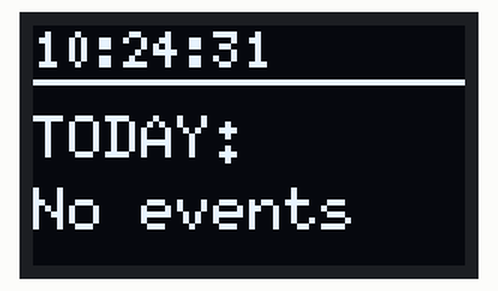
Bench run of a sketch on a simulated ESP32-C3. On the bench: 72×40 one-colour display. WiFi joins after 1.5 s; servers stay silent unless stated; network time is answered at once with the bench clock; the local clock reads 2024-03-15 10:24:30 at power-on unless the sketch sets it; what the sketch prints to the serial monitor is not drawn.

Above: at 1.8 s.

The sketch:

g-cal.ino
```cpp
#include <WiFi.h>
#include <HTTPClient.h>
#include <NetworkClientSecure.h>
#include <NTPClient.h>
#include <WiFiUdp.h>
#include <U8g2lib.h>
#include <Wire.h>

// ================= USER DATA =================
const char* ssid = "Paradise"; // <--- ENTER YOUR WIFI NAME HERE
const char* password = "Arezoo&Farzad7";
const char* ics_url = "https://calendar.google.com/calendar/ical/27a537210e405162f136cb0f7d8d66d0a132005c7eafb3ece5b77de3d48ea3b2%40group.calendar.google.com/public/basic.ics";

// Timezone: 0 for UTC, 3600 for UTC+1, 12600 for Iran (UTC+3:30)
const long UTC_OFFSET_SECONDS = 0;

// ================= HARDWARE =================
// OLED SSD1306 72x40 on ESP32-C3 (SDA=5, SCL=6)
U8G2_SSD1306_72X40_ER_F_HW_I2C u8g2(U8G2_R0, U8X8_PIN_NONE);

WiFiUDP ntpUDP;
NTPClient timeClient(ntpUDP, "pool.ntp.org", UTC_OFFSET_SECONDS);

void setup() {
  Serial.begin(115200);
  Wire.begin(5, 6);
  u8g2.begin();

  u8g2.clearBuffer();
  u8g2.setFont(u8g2_font_6x10_tf);
  u8g2.drawStr(0, 25, "Connecting...");
  u8g2.sendBuffer();

  WiFi.begin(ssid, password);
  while (WiFi.status() != WL_CONNECTED) {
    delay(500);
    Serial.print(".");
  }

  timeClient.begin();
  Serial.println("\nWiFi Connected!");
}

void loop() {
  timeClient.update();

  // 1. Get today's date in YYYYMMDD format
  unsigned long epochTime = timeClient.getEpochTime();
  struct tm *ptm = gmtime((time_t *)&epochTime);
  char todayBuf[10];
  sprintf(todayBuf, "%04d%02d%02d", ptm->tm_year + 1900, ptm->tm_mon + 1, ptm->tm_mday);
  String todayDate = String(todayBuf);

  // 2. Prepare HTTPS Request
  NetworkClientSecure *client = new NetworkClientSecure;
  client->setInsecure();

  HTTPClient https;
  String eventTitle = "No events";

  if (https.begin(*client, ics_url)) {
    int httpCode = https.GET();
    if (httpCode == HTTP_CODE_OK) {
      WiFiClient* stream = https.getStreamPtr();
      bool isToday = false;

      // Stream data to save memory
      while (https.connected() && stream->available()) {
        String line = stream->readStringUntil('\n');
        line.trim();

        if (line.startsWith("DTSTART") && line.indexOf(todayDate) != -1) {
            isToday = true;
        }

        if (isToday && line.startsWith("SUMMARY:")) {
            eventTitle = line.substring(8);
            isToday = false;
            break; // Stop after finding the first event for today
        }
        if (line.startsWith("END:VEVENT")) isToday = false;
      }
    }
    https.end();
  }
  delete client;

  // 3. Display Result
  u8g2.clearBuffer();

  // Draw Top Bar (Clock)
  u8g2.setFont(u8g2_font_5x7_tf);
  u8g2.drawStr(0, 7, timeClient.getFormattedTime().c_str());
  u8g2.drawHLine(0, 9, 72);

  // Draw Event Body
  u8g2.setFont(u8g2_font_6x10_tf);
  u8g2.drawStr(0, 22, "TODAY:");
  u8g2.setCursor(0, 34);
  if (eventTitle.length() > 11) {
    u8g2.print(eventTitle.substring(0, 11));
  } else {
    u8g2.print(eventTitle);
  }

  u8g2.sendBuffer();

  delay(600000); // Update every 10 minutes
}
```
